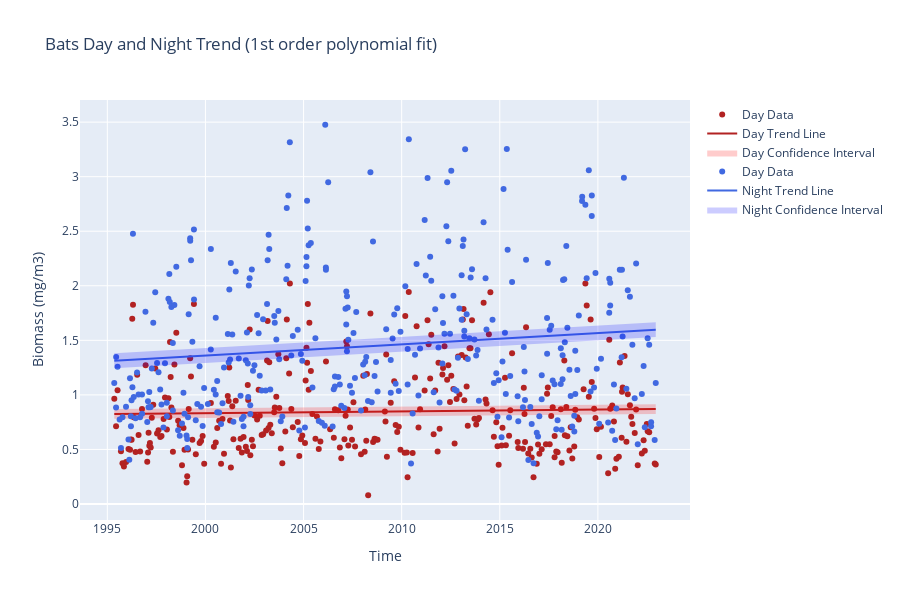

The notebook cell this image was saved under:
### Code cell
confidence_level = 0.95
day_data = data["day"][:, 0, 0, 0].dropna(dim="time")
night_data = data["night"][:, 0, 0, 0].dropna(dim="time")

plot_trend(day_data, night_data, poly_order=1).update_layout(
    title=f"{station} Day and Night Trend (1st order polynomial fit)",
    xaxis_title="Time",
    yaxis_title="Biomass (mg/m3)",
).show()

### Figure 1 — Plotly figure (JSON) as saved in the notebook; plotly's stock layout.template omitted (floating-point values rounded to 4 significant figures; data arrays with more than 128 entries replaced by an {"elided": "..."} marker saying what was removed)
{"data": [{"marker": {"color": "firebrick"}, "mode": "markers", "name": "Day Data", "type": "scatter", "x": {"elided": "314 str values"}, "y": {"elided": "314 float values"}}, {"line": {"color": "firebrick"}, "mode": "lines", "name": "Day Trend Line", "type": "scatter", "x": {"elided": "314 str values"}, "y": {"elided": "314 float values"}}, {"fill": "toself", "fillcolor": "rgba(255, 0, 0, 0.2)", "line": {"color": "rgba(0, 0, 0, 0)"}, "name": "Day Confidence Interval", "type": "scatter", "x": {"elided": "628 str values"}, "y": {"elided": "628 float values"}}, {"marker": {"color": "royalblue"}, "mode": "markers", "name": "Day Data", "type": "scatter", "x": {"elided": "348 str values"}, "y": {"elided": "348 float values"}}, {"line": {"color": "royalblue"}, "mode": "lines", "name": "Night Trend Line", "type": "scatter", "x": {"elided": "348 str values"}, "y": {"elided": "348 float values"}}, {"fill": "toself", "fillcolor": "rgba(0, 0, 255, 0.2)", "line": {"color": "rgba(0, 0, 0, 0)"}, "name": "Night Confidence Interval", "type": "scatter", "x": {"elided": "696 str values"}, "y": {"elided": "696 float values"}}], "layout": {"height": 600, "title": {"text": "Bats Day and Night Trend (1st order polynomial fit)"}, "xaxis": {"title": {"text": "Time"}}, "yaxis": {"title": {"text": "Biomass (mg/m3)"}}}}
